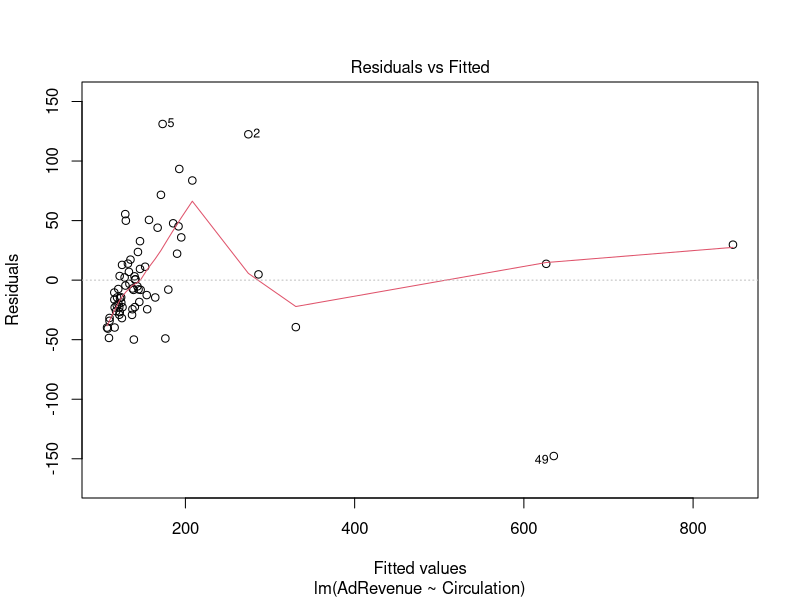
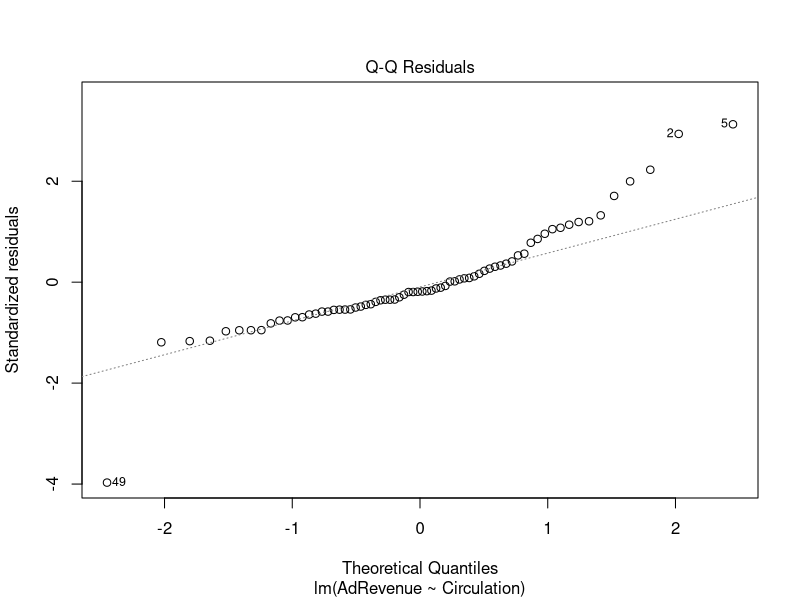
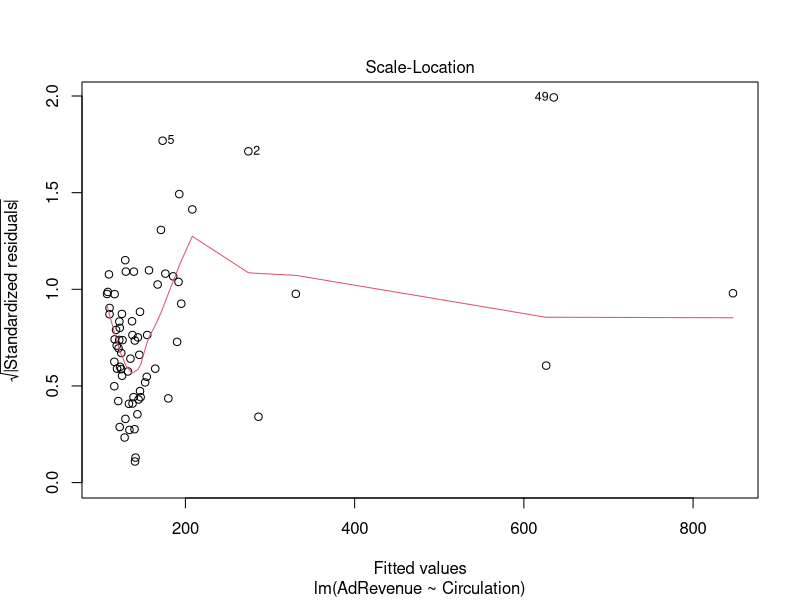
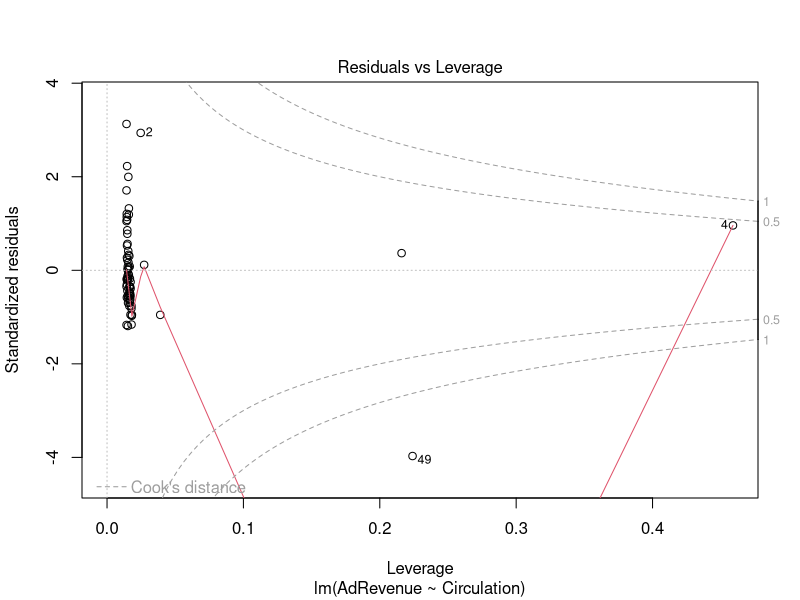
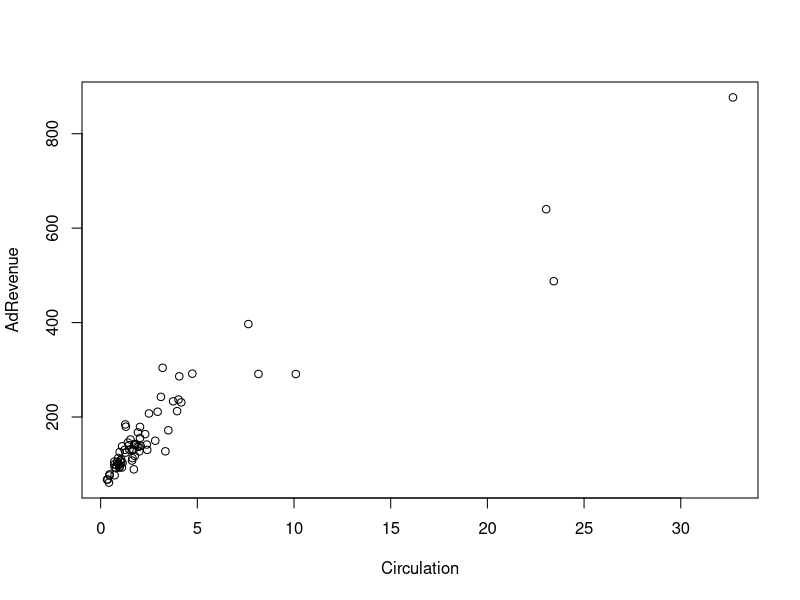
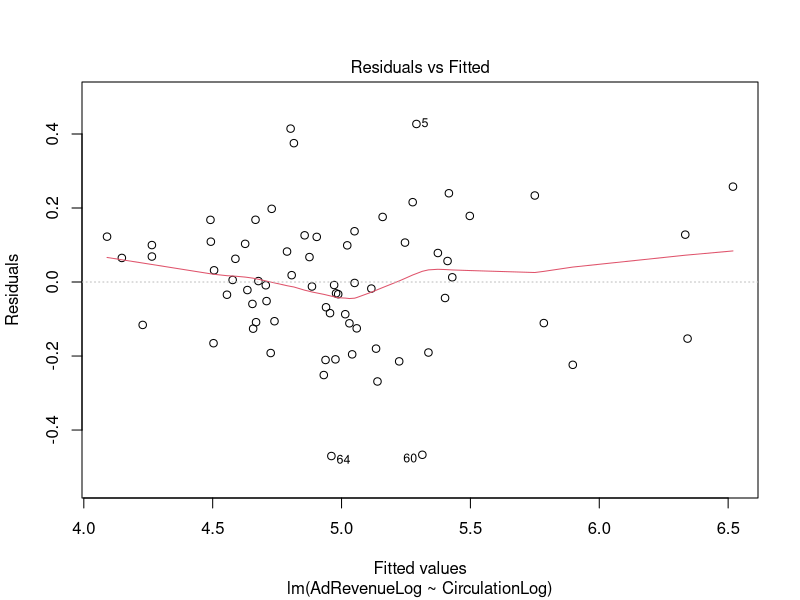
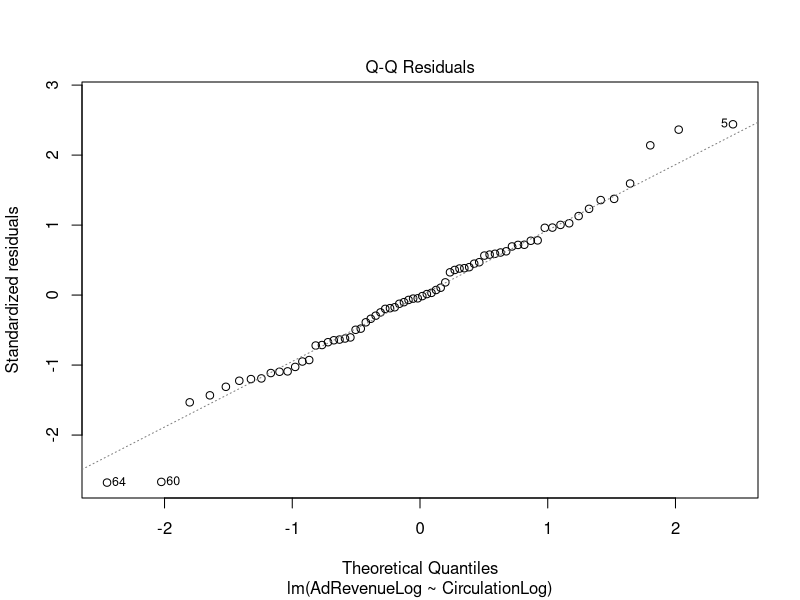
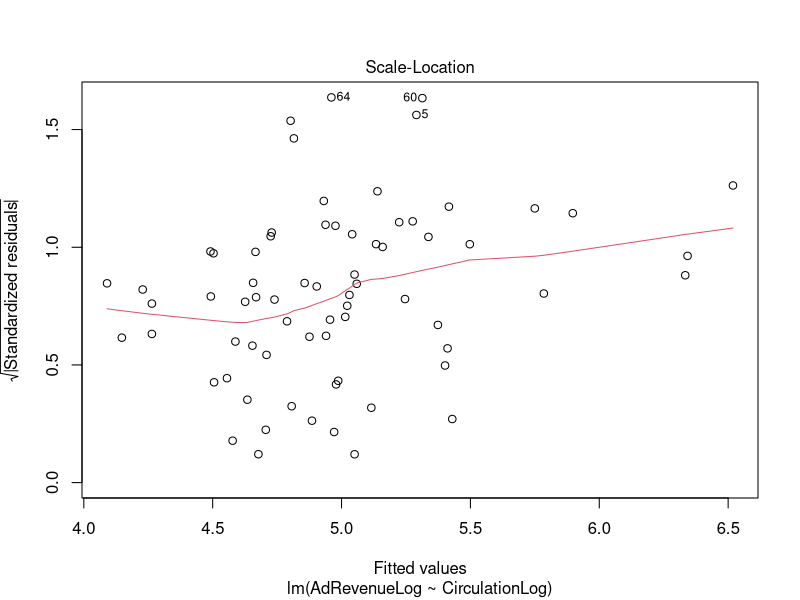

Write the R code that produced these figures, in order.
## ---- chunk 1
library('tidyverse')
ad <- read_csv('AdRevenue.csv')
model1 <- lm(AdRevenue ~ Circulation, data = ad)
plot(model1)
plot(AdRevenue ~ Circulation, data = ad)
## ---- chunk 2
summary(ad$Circulation)
summary(ad$AdRevenue)
## ---- chunk 3
ad2 <- ad %>% mutate(CirculationLog = log(Circulation), AdRevenueLog = log(AdRevenue))
model2 <- lm(AdRevenueLog ~ CirculationLog, data = ad2)
plot(model2)
plot(AdRevenueLog ~ CirculationLog, data = ad2)
abline(model2)
## ---- chunk 4
int1 <- predict(model2, data.frame(CirculationLog = log(0.5)), interval = 'prediction', level = 0.95)
int1
## ---- chunk 5
int2 <- predict(model2, data.frame(CirculationLog = log(20)), interval = 'prediction', level = 0.95)
int2
## ---- chunk 6
leverage = hatvalues(model2)
sort(leverage[leverage > 4/nrow(ad)], decreasing = TRUE)
## ---- chunk 7
model3 <- lm(AdRevenue ~ Circulation + I(Circulation^2), data = ad)
plot(model3)
abline(-2,0)
abline(2,0)
abline(v = 4/nrow(ad))
## ---- chunk 8
model4 <- lm(AdRevenue ~ Circulation + I(Circulation^2) + I(Circulation^3), data = ad)
plot(model4)
abline(-2,0)
abline(2,0)
abline(v = 4/nrow(ad))
## ---- chunk 9
predict(model3, data.frame(Circulation = 0.5), interval = 'prediction', level = 0.95)
## ---- chunk 10
predict(model4, data.frame(Circulation = 0.5), interval = 'prediction', level = 0.95)
## ---- chunk 11
predict(model3, data.frame(Circulation = 20), interval = 'prediction', level = 0.95)
## ---- chunk 12
predict(model4, data.frame(Circulation = 20), interval = 'prediction', level = 0.95)
## ---- chunk 13
leverage3 = hatvalues(model3)
sort(leverage3[leverage3 > 4/nrow(ad)], decreasing = TRUE)
## ---- chunk 14
leverage4 = hatvalues(model4)
sort(leverage4[leverage4 > 4/nrow(ad)], decreasing = TRUE)
## ---- chunk 15
exp(1)^int1
exp(1)^int2
